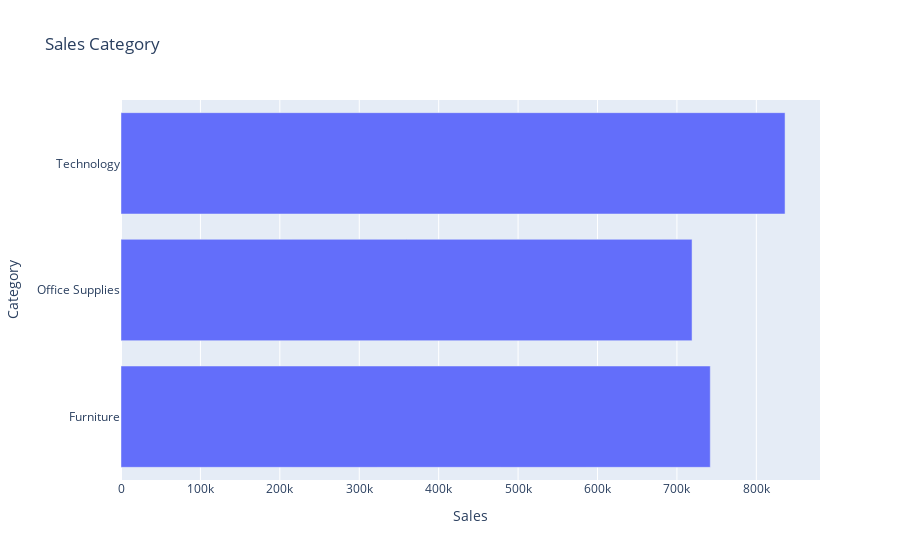

Notebook source saved alongside this figure:
### Code cell
fig = px.bar(sales_by_category,
             x='Sales',
             y='Category',
title='Sales Category')
fig.show()

### Figure 1 — Plotly figure (JSON) as saved in the notebook; plotly's stock layout.template omitted (floating-point values rounded to 4 significant figures)
{"data": [{"hovertemplate": "Sales=%{x}<br>Category=%{y}<extra></extra>", "legendgroup": "", "marker": {"color": "#636efa", "pattern": {"shape": ""}}, "name": "", "orientation": "h", "showlegend": false, "textposition": "auto", "type": "bar", "x": [742000.0, 719000.0, 836200.0], "xaxis": "x", "y": ["Furniture", "Office Supplies", "Technology"], "yaxis": "y"}], "layout": {"barmode": "relative", "legend": {"tracegroupgap": 0}, "title": {"text": "Sales Category"}, "xaxis": {"anchor": "y", "domain": [0, 1], "title": {"text": "Sales"}}, "yaxis": {"anchor": "x", "domain": [0, 1], "title": {"text": "Category"}}}}
